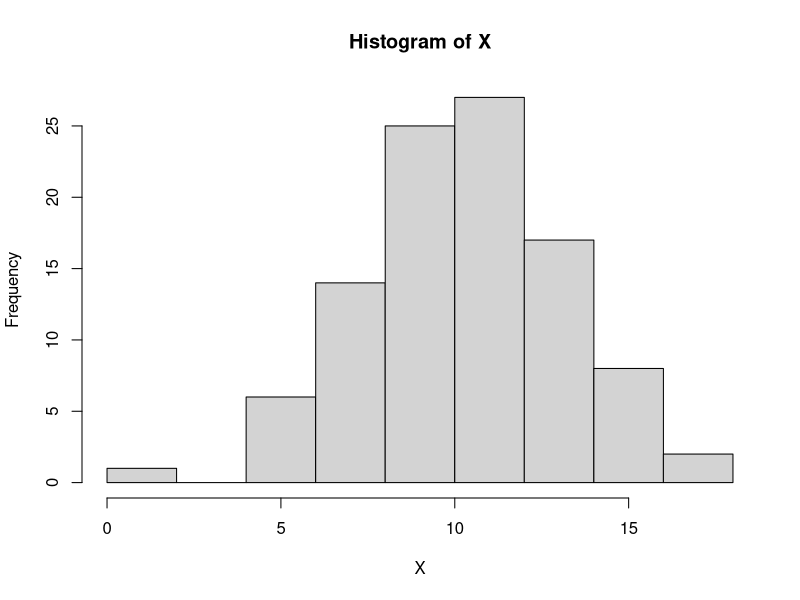

Recreate this plot in R.
## ---- chunk 1
knitr::opts_chunk$set(echo = TRUE)
## ---- chunk 2
#R code to produce a plot, which will show in the doc
#alternatively, past the figure into the document
X <- rnorm(100,10,3)
hist(X)
